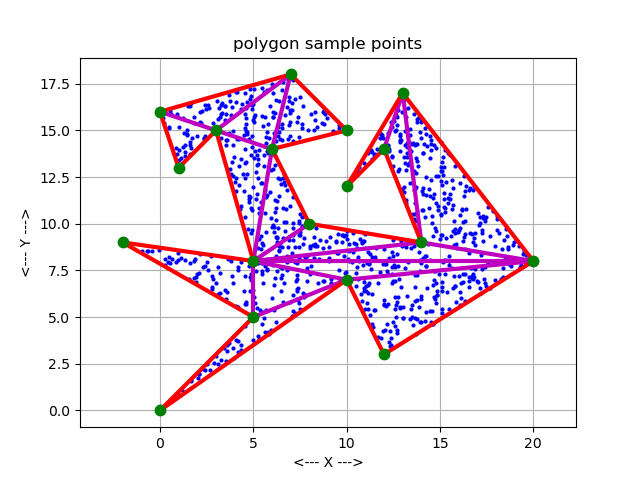

Generate this figure with Python:
#! /usr/bin/env python3
#
def polygon_sample_test ( ):

#*****************************************************************************80
#
## polygon_sample_test() tests polygon_sample().
#
#  Licensing:
#
#    This code is distributed under the MIT license.
#
#  Modified:
#
#    16 January 2025
#
#  Author:
#
#    John Burkardt
#
  from numpy.random import default_rng
  import matplotlib.pyplot as plt
  import numpy as np
  import platform

  print ( '' )
  print ( 'polygon_sample_test():' )
  print ( '  python version: ' + platform.python_version ( ) )
  print ( '  numpy version:  ' + np.version.version )
  print ( '  Test polygon_sample()' )

  rng = default_rng ( )

  n = 1000

  v = np.array ( [ \
    [  0,   0 ], \
    [ 10,   7 ], \
    [ 12,   3 ], \
    [ 20,   8 ], \
    [ 13,  17 ], \
    [ 10,  12 ], \
    [ 12,  14 ], \
    [ 14,   9 ], \
    [  8,  10 ], \
    [  6,  14 ], \
    [ 10,  15 ], \
    [  7,  18 ], \
    [  0,  16 ], \
    [  1,  13 ], \
    [  3,  15 ], \
    [  5,   8 ], \
    [ -2,   9 ], \
    [  5,   5 ] ])

  nv = v.shape[0]

  print ( '' )
  print ( '  Number of points N =    ', n )
  print ( '  Number of vertices NV = ', nv )
  print ( '' )
  print ( '  Polygonal vertices:' )
  print ( v )

  p = polygon_sample ( nv, v, n, rng )
  triangles = polygon_triangulate ( nv, v[:,0], v[:,1] )

  for picture in range ( 1, 5 ):

    plt.clf ( )
#
#  Plot sample points.
#
    if ( 4 <= picture ):
      plt.plot ( p[:,0], p[:,1], 'bo', markersize = 2 )
#
#  Plot triangulation lines.
#
    if ( 3 <= picture ):
      for i in range ( 0, nv - 3 ):
        i1 = triangles[i,0]
        i2 = triangles[i,1]
        plt.plot ( [ v[i1,0], v[i2,0] ], \
                   [ v[i1,1], v[i2,1] ], \
                   linewidth = 3, color = 'm' )
#
#  Plot polygon edges.
#
    if ( 2 <= picture ):
      im1 = nv - 1
      for i in range ( 0, nv ):
        plt.plot ( [ v[im1,0], v[i,0] ], \
                   [ v[im1,1], v[i,1] ], 'r-', linewidth = 3 )
        im1 = i
#
#  Plot vertices.
#
    plt.plot ( v[:,0], v[:,1], 'g.', markersize = 15 )

    plt.xlabel ( '<--- X --->' )
    plt.ylabel ( '<--- Y --->' )
    plt.grid ( 'on' )
    plt.axis ( 'equal' )
    if ( picture == 1 ):
      plt.title ( 'polygon vertices' )
      filename = 'polygon_vertices.png'
    elif ( picture == 2 ):
      plt.title ( 'polygon edges' )
      filename = 'polygon_edges.png'
    elif ( picture == 3 ):
      plt.title ( 'polygon triangulation' )
      filename = 'polygon_triangulation.png'
    else:
      plt.title ( 'polygon sample points' )
      filename = 'polygon_sample.png'

    plt.savefig ( filename )
    print ( '  Graphics saved as "' + filename + '"' )
#
#  Terminate.
#
  print ( '' )
  print ( 'polygon_sample_test():' )
  print ( '  Normal end of execution.' )

  return

def angle_degree ( x1, y1, x2, y2, x3, y3 ):

#*****************************************************************************80
#
## angle_degree() returns the degree angle defined by three points.
#
#  Discussion:
#
#        P1
#        /
#       /
#      /7
#     /
#    P2--------->P3
#
#  Licensing:
#
#    This code is distributed under the MIT license.
#
#  Modified:
#
#    28 August 2016
#
#  Author:
#
#    John Burkardt
#
#  Input:
#
#    real X1, Y1, X2, Y2, X3, Y3, the coordinates of the points
#    P1, P2, P3.
#
#  Output:
#
#    real VALUE, the angle swept out by the rays, measured
#    in degrees.  0 <= VALUE < 360.  If either ray has zero length,
#    then VALUE is set to 0.
#
  import numpy as np

  x = ( x3 - x2 ) * ( x1 - x2 ) + ( y3 - y2 ) * ( y1 - y2 )

  y = ( x3 - x2 ) * ( y1 - y2 ) - ( y3 - y2 ) * ( x1 - x2 )

  if ( x == 0.0 and y == 0.0 ):
    value = 0.0
    return value

  value = np.arctan2 ( y, x )

  if ( value < 0.0 ):
    value = value + 2.0 * np.pi

  value = 180.0 * value / np.pi

  return value

def between ( xa, ya, xb, yb, xc, yc ):

#*****************************************************************************80
#
## between() is TRUE if vertex C is between vertices A and B.
#
#  Discussion:
#
#    The points must be (numerically) collinear.
#
#    Given that condition, we take the greater of XA - XB and YA - YB
#    as a "scale" and check where C's value lies.
#
#  Licensing:
#
#    This code is distributed under the MIT license.
#
#  Modified:
#
#    14 October 2015
#
#  Author:
#
#    Original C version by Joseph ORourke.
#    This version by John Burkardt.
#
#  Reference:
#
#    Joseph ORourke,
#    Computational Geometry in C,
#    Cambridge, 1998,
#    ISBN: 0521649765,
#    LC: QA448.D38.
#
#  Input:
#
#    real XA, YA, XB, YB, XC, YC, the coordinates of 
#    the vertices.
#
#  Output:
#
#    bool VALUE, is TRUE if C is between A and B.
#
  if ( not collinear ( xa, ya, xb, yb, xc, yc ) ):
    value = False
  elif ( abs ( ya - yb ) < abs ( xa - xb ) ):
    xmax = max ( xa, xb )
    xmin = min ( xa, xb )
    value = ( xmin <= xc and xc <= xmax )
  else:
    ymax = max ( ya, yb )
    ymin = min ( ya, yb )
    value = ( ymin <= yc and yc <= ymax )

  return value

def collinear ( xa, ya, xb, yb, xc, yc ):

#*****************************************************************************80
#
## collinear() returns a measure of collinearity for three points.
#
#  Discussion:
#
#    In order to deal with collinear points whose coordinates are not
#    numerically exact, we compare the area of the largest square
#    that can be created by the line segment between two of the points
#    to (twice) the area of the triangle formed by the points.
#
#    If the points are collinear, their triangle has zero area.
#    If the points are close to collinear, then the area of this triangle
#    will be small relative to the square of the longest segment.
#
#  Licensing:
#
#    This code is distributed under the MIT license.
#
#  Modified:
#
#    10 September 2016
#
#  Author:
#
#    Original C version by Joseph ORourke.
#    This version by John Burkardt.
#
#  Reference:
#
#    Joseph ORourke,
#    Computational Geometry in C,
#    Cambridge, 1998,
#    ISBN: 0521649765,
#    LC: QA448.D38.
#
#  Input:
#
#    real XA, YA, XB, YB, XC, YC, the coordinates of 
#    the vertices.
#
#  Output:
#
#    bool VALUE, is TRUE if the points are judged 
#    to be collinear.
#
  r8_eps = 2.220446049250313E-016

  area = triangle_area ( xa, ya, xb, yb, xc, yc )

  side_ab_sq = ( xa - xb ) ** 2 + ( ya - yb ) ** 2
  side_bc_sq = ( xb - xc ) ** 2 + ( yb - yc ) ** 2
  side_ca_sq = ( xc - xa ) ** 2 + ( yc - ya ) ** 2

  side_max_sq = max ( side_ab_sq, max ( side_bc_sq, side_ca_sq ) )

  if ( side_max_sq <= r8_eps ):
    value = True
  elif ( 2.0 * abs ( area ) <= r8_eps * side_max_sq ):
    value = True
  else:
    value = False

  return value

def diagonal ( im1, ip1, n, prev_node, next_node, x, y ):

#*****************************************************************************80
#
## diagonal(): VERTEX(IM1) to VERTEX(IP1) is a proper internal diagonal.
#
#  Licensing:
#
#    This code is distributed under the MIT license.
#
#  Modified:
#
#    14 October 2015
#
#  Author:
#
#    Original C version by Joseph ORourke.
#    This version by John Burkardt.
#
#  Reference:
#
#    Joseph ORourke,
#    Computational Geometry in C,
#    Cambridge, 1998,
#    ISBN: 0521649765,
#    LC: QA448.D38.
#
#  Input:
#
#    integer IM1, IP1, the indices of two vertices.
#
#    integer N, the number of vertices.
#
#    integer PREV_NODE(N), the previous neighbor of each vertex.
#
#    integer NEXT_NODE(N), the next neighbor of each vertex.
#
#    real X(N), Y(N), the coordinates of each vertex.
#
#  Output:
#
#    bool VALUE, the value of the test.
#  
  value1 = in_cone ( im1, ip1, n, prev_node, next_node, x, y )
  value2 = in_cone ( ip1, im1, n, prev_node, next_node, x, y )
  value3 = diagonalie ( im1, ip1, n, next_node, x, y )

  value = ( value1 and value2 and value3 )

  return value

def diagonalie ( im1, ip1, n, next_node, x, y ):

#*****************************************************************************80
#
## diagonalie() is true if VERTEX(IM1):VERTEX(IP1) is a proper diagonal.
#
#  Licensing:
#
#    This code is distributed under the MIT license.
#
#  Modified:
#
#    14 October 2015
#
#  Author:
#
#    Original C version by Joseph ORourke.
#    This version by John Burkardt.
#
#  Reference:
#
#    Joseph ORourke,
#    Computational Geometry in C,
#    Cambridge, 1998,
#    ISBN: 0521649765,
#    LC: QA448.D38.
#
#  Input:
#
#    integer IM1, IP1, the indices of two vertices.
#
#    integer N, the number of vertices.
#
#    integer NEXT_NODE(N), the next neighbor of each vertex.
#
#    real X(N), Y(N), the coordinates of each vertex.
#
#  Output:
#
#    bool VALUE, the value of the test.
#
  first = im1
  j = first
  jp1 = next_node[first]

  value = True
#
#  For each edge VERTEX(J):VERTEX(JP1) of the polygon:
#
  while ( True ):
#
#  Skip any edge that includes vertex IM1 or IP1.
#
    if ( j == im1 or j == ip1 or jp1 == im1 or jp1 == ip1 ):
      pass
    else:

      value2 = intersect ( \
        x[im1], y[im1], x[ip1], y[ip1], x[j], y[j], x[jp1], y[jp1] )

      if ( value2 ):
        value = False
        break

    j = jp1
    jp1 = next_node[j]

    if ( j == first ):
      break

  return value

def in_cone ( im1, ip1, n, prev_node, next_node, x, y ):

#*****************************************************************************80
#
## in_cone() is TRUE if the diagonal VERTEX(IM1):VERTEX(IP1) is strictly internal.
#
#  Licensing:
#
#    This code is distributed under the MIT license.
#
#  Modified:
#
#    14 October 2015
#
#  Author:
#
#    Original C version by Joseph ORourke.
#    This version by John Burkardt.
#
#  Reference:
#
#    Joseph ORourke,
#    Computational Geometry in C,
#    Cambridge, 1998,
#    ISBN: 0521649765,
#    LC: QA448.D38.
#
#  Input:
#
#    integer IM1, IP1, the indices of two vertices.
#
#    integer N, the number of vertices.
#
#    integer PREV_NODE(N), the previous neighbor of each vertex.
#
#    integer NEXT_NODE(N), the next neighbor of each vertex.
#
#    real X(N), Y(N), the coordinates of each vertex.
#
#  Output:
#
#    bool VALUE, the value of the test.
#
  im2 = prev_node[im1]
  i = next_node[im1]

  t1 = triangle_area ( x[im1], y[im1], x[i], y[i], x[im2], y[im2] )

  if ( 0.0 <= t1 ):

    t2 = triangle_area ( x[im1], y[im1], x[ip1], y[ip1], x[im2], y[im2] )
    t3 = triangle_area ( x[ip1], y[ip1], x[im1], y[im1], x[i], y[i] )
    value = ( ( 0.0 < t2 ) and ( 0.0 < t3 ) )

  else:

    t4 = triangle_area ( x[im1], y[im1], x[ip1], y[ip1], x[i], y[i] )
    t5 = triangle_area ( x[ip1], y[ip1], x[im1], y[im1], x[im2], y[im2] )
    value = not ( ( 0.0 <= t4 ) and ( 0.0 <= t5 ) )

  return value

def intersect ( xa, ya, xb, yb, xc, yc, xd, yd ):

#*****************************************************************************80
#
## intersect() is true if lines VA:VB and VC:VD intersect.
#
#  Discussion:
#
#    Thanks to Gene Dial for correcting the call to intersect_prop(),
#    08 September 2016.
#
#  Licensing:
#
#    This code is distributed under the MIT license.
#
#  Modified:
#
#    08 September 2016
#
#  Author:
#
#    Original C version by Joseph ORourke.
#    This version by John Burkardt.
#
#  Reference:
#
#    Joseph ORourke,
#    Computational Geometry in C,
#    Cambridge, 1998,
#    ISBN: 0521649765,
#    LC: QA448.D38.
#
#  Input:
#
#    real XA, YA, XB, YB, XC, YC, XD, YD, the X and Y 
#    coordinates of the four vertices.
#
#  Output:
#
#    bool VALUE, the value of the test.
#
  if ( intersect_prop ( xa, ya, xb, yb, xc, yc, xd, yd ) ):
    value = True
  elif ( between ( xa, ya, xb, yb, xc, yc ) ):
    value = True
  elif ( between ( xa, ya, xb, yb, xd, yd ) ):
    value = True
  elif ( between ( xc, yc, xd, yd, xa, ya ) ):
    value = True
  elif ( between ( xc, yc, xd, yd, xb, yb ) ):
    value = True
  else:
    value = False

  return value

def intersect_prop ( xa, ya, xb, yb, xc, yc, xd, yd ):

#*****************************************************************************80
#
## intersect_prop() is TRUE if lines VA:VB and VC:VD have a proper intersection.
#
#  Licensing:
#
#    This code is distributed under the MIT license.
#
#  Modified:
#
#    14 October 2015
#
#  Author:
#
#    Original C version by Joseph ORourke.
#    FORTRAN90 version by John Burkardt.
#
#  Reference:
#
#    Joseph ORourke,
#    Computational Geometry in C,
#    Cambridge, 1998,
#    ISBN: 0521649765,
#    LC: QA448.D38.
#
#  Input:
#
#    real XA, YA, XB, YB, XC, YC, XD, YD, the X and Y 
#    coordinates of the four vertices.
#
#  Output:
#
#    bool VALUE, the result of the test.
#
  if ( collinear ( xa, ya, xb, yb, xc, yc ) ):
    value = False
  elif ( collinear ( xa, ya, xb, yb, xd, yd ) ):
    value = False
  elif ( collinear ( xc, yc, xd, yd, xa, ya ) ):
    value = False
  elif ( collinear ( xc, yc, xd, yd, xb, yb ) ):
    value = False
  else:
    t1 = triangle_area ( xa, ya, xb, yb, xc, yc )
    t2 = triangle_area ( xa, ya, xb, yb, xd, yd )
    t3 = triangle_area ( xc, yc, xd, yd, xa, ya )
    t4 = triangle_area ( xc, yc, xd, yd, xb, yb )

    value1 = ( 0.0 < t1 )
    value2 = ( 0.0 < t2 )
    value3 = ( 0.0 < t3 )
    value4 = ( 0.0 < t4 )

    value = ( l4_xor ( value1, value2 ) ) and ( l4_xor ( value3, value4 ) )
 
  return value

def l4_xor ( l1, l2 ):

#*****************************************************************************80
#
## l4_xor() returns the exclusive OR of two L4's.
#
#  Discussion:
#
#    An L4 is a logical value.
#
#  Licensing:
#
#    This code is distributed under the MIT license.
#
#  Modified:
#
#    14 October 2015
#
#  Author:
#
#   John Burkardt
#
#  Input:
#
#    bool L1, L2, two values whose exclusive OR 
#    is needed.
#
#  Output:
#
#    bool VALUE, the exclusive OR of L1 and L2.
#
  value1 = (       l1   and ( not l2 ) )
  value2 = ( ( not l1 ) and       l2   )

  value = ( value1 or value2 )

  return value

def polygon_area ( n, x, y ):

#*****************************************************************************80
#
## polygon_area() returns the area of a polygon.
#
#  Discussion:
#
#    The vertices should be listed in counter-clockwise order so that
#    the area will be positive.
#
#  Licensing:
#
#    This code is distributed under the MIT license.
#
#  Modified:
#
#    10 September 2016
#
#  Author:
#
#    John Burkardt.
#
#  Input:
#
#    integer N, the number of vertices.
#
#    real X(N), Y(N), the vertex coordinates.
#
#  Output:
#
#    real AREA, the area of the polygon.
#
  area = 0.0
  im1 = n - 1

  for i in range ( 0, n ):
    area = area + x[im1] * y[i] - x[i] * y[im1]
    im1 = i

  area = 0.5 * area

  return area

def polygon_sample ( nv, v, n, rng ):

#*****************************************************************************80
#
## polygon_sample() uniformly samples a polygon.
#
#  Licensing:
#
#    This code is distributed under the MIT license.
#
#  Modified:
#
#    18 October 2015
#
#  Author:
#
#    John Burkardt
#
#  Input:
#
#    integer NV, the number of vertices.
#
#    real V(NV,2), the vertices of the polygon, listed in
#    counterclockwise order.
#
#    integer N, the number of points to create.
#
#    rng: the random number generator.
#
#  Output:
#
#    real S(2,N), the points.
#
  import numpy as np
#
#  Triangulate the polygon.
#
  x = np.zeros ( nv )
  y = np.zeros ( nv )
  for j in range ( 0, nv ):
    x[j] = v[j,0]
    y[j] = v[j,1]

  triangles = polygon_triangulate ( nv, x, y )
#
#  Determine the areas of each triangle.
#
  area_triangle = np.zeros ( nv - 2 )

  area_polygon = 0.0
  for i in range ( 0, nv - 2 ):
    area_triangle[i] = triangle_area ( \
      v[triangles[i,0],0], v[triangles[i,0],1], \
      v[triangles[i,1],0], v[triangles[i,1],1], \
      v[triangles[i,2],0], v[triangles[i,2],1] )
    area_polygon = area_polygon + area_triangle[i]
#
#  Normalize the areas.
#
  area_relative = np.zeros ( nv - 1 )

  for i in range ( 0, nv - 2 ):
    area_relative[i] = area_triangle[i] / area_polygon
#
#  Replace each area by the sum of itself and all previous ones.
#
  area_cumulative = np.zeros ( nv - 2 )

  area_cumulative[0] = area_relative[0]
  for i in range ( 1, nv - 2 ):
    area_cumulative[i] = area_relative[i] + area_cumulative[i-1]

  s = np.zeros ( [ n, 2 ] )

  for j in range ( 0, n ):
#
#  Choose triangle I at random, based on areas.
#
    area_percent = rng.random ( )

    for k in range ( 0, nv - 2 ):

      i = k

      if ( area_percent <= area_cumulative[k] ):
        break
#
#  Now choose a point at random in triangle I.
#
    r = rng.random ( size = 2 )

    if ( 1.0 < r[0] + r[1] ):
      r[0] = 1.0 - r[0]
      r[1] = 1.0 - r[1]

    s[j,0] = ( 1.0 - r[0] - r[1] ) * v[triangles[i,0],0] \
                   + r[0]          * v[triangles[i,1],0] \
                          + r[1]   * v[triangles[i,2],0]

    s[j,1] = ( 1.0 - r[0] - r[1] ) * v[triangles[i,0],1] \
                   + r[0]          * v[triangles[i,1],1] \
                          + r[1]   * v[triangles[i,2],1]

  return s

def polygon_triangulate ( n, x, y ):

#******************************************************************************/
#
## polygon_triangulate() determines a triangulation of a polygon.
#
#  Discussion:
#
#    There are N-3 triangles in the triangulation.
#
#    For the first N-2 triangles, the first edge listed is always an
#    internal diagonal.
#
#    Thanks to Gene Dial for pointing out a mistake in the area calculation,
#    10 September 2016.
#
#    Thanks to Gene Dial for suggesting that the next() array should be
#    renamed next_node() to avoid the Python keyword next, 22 September 2016.
#
#    Gene Dial requested an angle tolerance of about 1 millionth radian or 
#    5.7E-05 degrees, 26 June 2018.
#
#  Licensing:
#
#    This code is distributed under the MIT license.
#
#  Modified:
#
#    15 January 2025
#
#  Author:
#
#    Original C version by Joseph ORourke.
#    This version by John Burkardt.
#
#  Reference:
#
#    Joseph ORourke,
#    Computational Geometry in C,
#    Cambridge, 1998,
#    ISBN: 0521649765,
#    LC: QA448.D38.
#
#  Input:
#
#    integer N, the number of vertices.
#
#    real X[N], Y[N], the coordinates of each vertex.
#
#  Output:
#
#    integer TRIANGLES[N-2,3], the triangles.
#
  import numpy as np

  angle_tol = 5.7E-05
#
#  We must have at least 3 vertices.
#
  if ( n < 3 ):
    print ( '' )
    print ( 'polygon_triangulate(): Fatal error!' )
    print ( '  N < 3' )
    raise Exception ( 'polygon_triangulate(): Fatal error!' )
#
#  Consecutive vertices cannot be equal.
#
  node_m1 = n - 1
  for node in range ( 0, n ):
    if ( x[node_m1] == x[node] and y[node_m1] == y[node] ):
      print ( '' )
      print ( 'polygon_triangulate(): Fatal error!' )
      print ( '  Two consecutive nodes are identical.' )
      raise Exception ( 'polygon_triangulate(): Fatal error!' )

    node_m1 = node
#
#  No node can be the vertex of an angle less than 1 degree 
#  in absolute value.
#
  node1 = n - 1

  for node2 in range ( 0, n ):

    node3 = ( ( node2 + 1 ) % n )

    angle = angle_degree ( \
      x[node1], y[node1], \
      x[node2], y[node2], \
      x[node3], y[node3] )

    if ( abs ( angle ) <= angle_tol ):
      print ( '' )
      print ( 'polygon_triangulate(): Fatal error!' )
      print ( '  Polygon has an angle %g smaller than %g degrees.' \
        % ( angle, angle_tol ) )
      print ( '  occurring at node %d' % ( node2 ) )
      raise Exception ( 'polygon_triangulate(): Fatal error!' )

    node1 = node2
#
#  Area must be positive.
#
  area = polygon_area ( n, x, y )

  if ( area <= 0.0 ):
    print ( '' )
    print ( 'polygon_triangulate(): Fatal error!' )
    print ( '  Polygon has zero or negative area.' )
    raise Exception ( 'polygon_triangulate(): Fatal error!' )

  triangles = np.zeros ( [ n - 2,  3 ], dtype = np.int32 )
#
#  PREV_NODE and NEXT_NODE point to the previous and next nodes.
#
  prev_node = np.zeros ( n, dtype = np.int32 )
  next_node = np.zeros ( n, dtype = np.int32 )

  i = 0
  prev_node[i] = n - 1
  next_node[i] = i + 1

  for i in range ( 1, n - 1 ):
    prev_node[i] = i - 1
    next_node[i] = i + 1

  i = n - 1
  prev_node[i] = i - 1
  next_node[i] = 0
#
#  EAR indicates whether the node and its immediate neighbors form an ear
#  that can be sliced off immediately.
#
  ear = np.zeros ( n, dtype = bool )
  for i in range ( 0, n ):
    ear[i] = diagonal ( prev_node[i], next_node[i], n, prev_node, \
      next_node, x, y )

  triangle_num = 0

  i2 = 0

  while ( triangle_num < n - 3 ):
#
#  If I2 is an ear, gather information necessary to carry out
#  the slicing operation and subsequent "healing".
#
    if ( ear[i2] ):
      i3 = next_node[i2]
      i4 = next_node[i3]
      i1 = prev_node[i2]
      i0 = prev_node[i1]
#
#  Make vertex I2 disappear.
#
      next_node[i1] = i3
      prev_node[i3] = i1
#
#  Update the earity of I1 and I3, because I2 disappeared.
#
      ear[i1] = diagonal ( i0, i3, n, prev_node, next_node, x, y )
      ear[i3] = diagonal ( i1, i4, n, prev_node, next_node, x, y )
#
#  Add the diagonal [I3, I1, I2] to the list.
#
      triangles[triangle_num,0] = i3
      triangles[triangle_num,1] = i1
      triangles[triangle_num,2] = i2
      triangle_num = triangle_num + 1
#
#  Try the next vertex.
#
    i2 = next_node[i2]
#
#  The last triangle is formed from the three remaining vertices.
#
  i3 = next_node[i2]
  i1 = prev_node[i2]

  triangles[triangle_num,0] = i3
  triangles[triangle_num,1] = i1
  triangles[triangle_num,2] = i2
  triangle_num = triangle_num + 1

  return triangles

def timestamp ( ):

#*****************************************************************************80
#
## timestamp() prints the date as a timestamp.
#
#  Licensing:
#
#    This code is distributed under the MIT license. 
#
#  Modified:
#
#    06 April 2013
#
#  Author:
#
#    John Burkardt
#
  import time

  t = time.time ( )
  print ( time.ctime ( t ) )

  return None

def triangle_area ( xa, ya, xb, yb, xc, yc ):

#*****************************************************************************80
#
## triangle_area() computes the signed area of a triangle.
#
#  Licensing:
#
#    This code is distributed under the MIT license.
#
#  Modified:
#
#    14 October 2015
#
#  Author:
#
#    John Burkardt
#
#  Input:
#
#    real XA, YA, XB, YB, XC, YC, the coordinates of
#    the vertices of the triangle, given in counterclockwise order.
#
#  Output:
#
#    real VALUE, the signed area of the triangle.
#
  value = 0.5 * ( ( xb - xa ) * ( yc - ya ) - ( xc - xa ) * ( yb - ya ) )

  return value

if ( __name__ == '__main__' ):
  timestamp ( )
  polygon_sample_test ( )
  timestamp ( )
